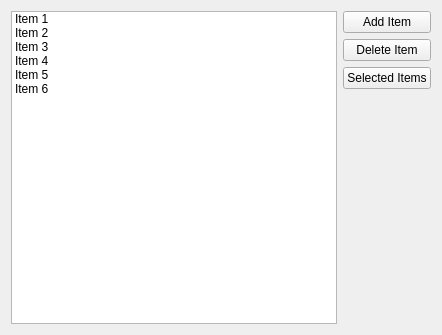
<?xml version="1.0" encoding="UTF-8"?>
<ui version="4.0">
 <class>Widget</class>
 <widget class="QWidget" name="Widget">
  <property name="geometry">
   <rect>
    <x>0</x>
    <y>0</y>
    <width>442</width>
    <height>335</height>
   </rect>
  </property>
  <property name="windowTitle">
   <string>Widget</string>
  </property>
  <layout class="QHBoxLayout" name="horizontalLayout">
   <item>
    <widget class="QListWidget" name="listWidget">
     <property name="selectionMode">
      <enum>QAbstractItemView::MultiSelection</enum>
     </property>
     <item>
      <property name="text">
       <string>Item 1</string>
      </property>
     </item>
     <item>
      <property name="text">
       <string>Item 2</string>
      </property>
     </item>
     <item>
      <property name="text">
       <string>Item 3</string>
      </property>
     </item>
     <item>
      <property name="text">
       <string>Item 4</string>
      </property>
     </item>
     <item>
      <property name="text">
       <string>Item 5</string>
      </property>
     </item>
     <item>
      <property name="text">
       <string>Item 6</string>
      </property>
     </item>
    </widget>
   </item>
   <item>
    <layout class="QVBoxLayout" name="verticalLayout">
     <item>
      <widget class="QPushButton" name="addItemButton">
       <property name="text">
        <string>Add Item</string>
       </property>
      </widget>
     </item>
     <item>
      <widget class="QPushButton" name="deleteItemButton">
       <property name="text">
        <string>Delete Item</string>
       </property>
      </widget>
     </item>
     <item>
      <widget class="QPushButton" name="pushButton_3">
       <property name="text">
        <string>Selected Items</string>
       </property>
      </widget>
     </item>
     <item>
      <spacer name="verticalSpacer">
       <property name="orientation">
        <enum>Qt::Vertical</enum>
       </property>
       <property name="sizeHint" stdset="0">
        <size>
         <width>20</width>
         <height>40</height>
        </size>
       </property>
      </spacer>
     </item>
    </layout>
   </item>
  </layout>
 </widget>
 <resources/>
 <connections/>
</ui>
